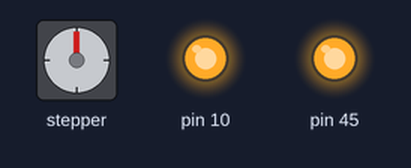
The sketch below on a simulated Arduino Mega 2560, built with avr-gcc and run on an emulated ATmega2560. On the bench: stepper motor, output pins drawn as LEDs (lit = HIGH). Wiring (inferred from the names in the program): stepper motor driver (200 steps per turn assumed): step pin 3; direction pin 4; enable pin 2. Pins used as bus, display or sensor lines are not drawn.

Above: at 0.1 s.
At 17.2 s:
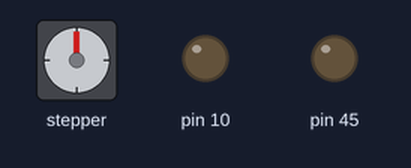
At 36.4 s:
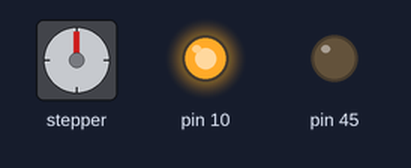
Timing chart, 0 to 40.0 s (numbered marks = the images above):
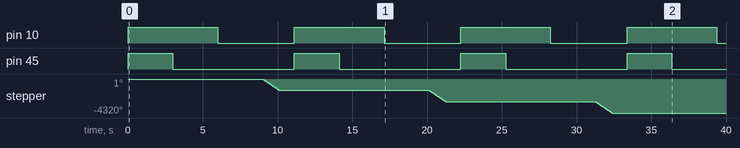

The sketch:

motor_switch.ino
```cpp
# include <Arduino.h>

#define enPin 2
#define stepPin 3
#define dirPin 4

void setup() {
    pinMode(45, OUTPUT);
    pinMode(10, OUTPUT);
    pinMode(enPin,OUTPUT);
    pinMode(stepPin,OUTPUT);
    pinMode(dirPin,OUTPUT);
}

void loop() {
    digitalWrite(10, HIGH);
    digitalWrite(45, HIGH);
    delay(3000);
    digitalWrite(45, LOW);
    delay(3000);
    digitalWrite(10, LOW);
    delay(3000);


    for(int x = 0; x < 800; x++) {
      digitalWrite(stepPin,HIGH);
      delayMicroseconds(700);    // by changing this time delay between the steps we can change the rotation speed
      digitalWrite(stepPin,LOW);
      delayMicroseconds(700);
    }
    delay(1000); // One second delay
}
```

Measured:
- by itself, pin 10: alternates HIGH for 6.0 s and LOW for 5.1 s
- by itself, pin 45: alternates HIGH for 3.0 s and LOW for 8.1 s
- by itself, stepper: turns 1440° counter-clockwise in 1.1 s, then 1440° counter-clockwise in 1.1 s, then 1440° counter-clockwise in 1.1 s
